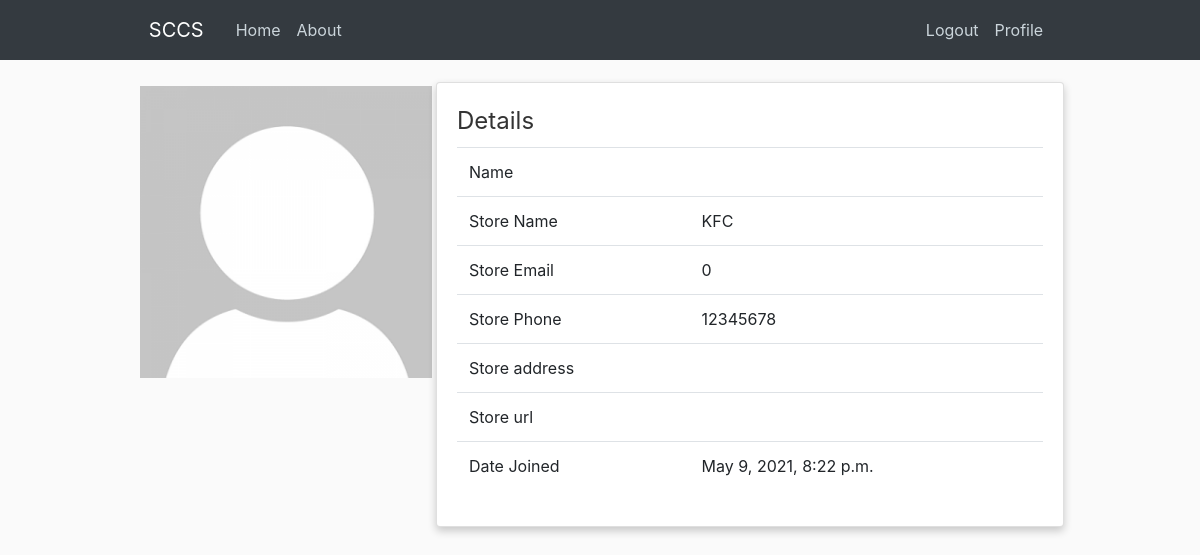
/uiweb/profile/ (signed in), run on an earlier commit of the app's database.
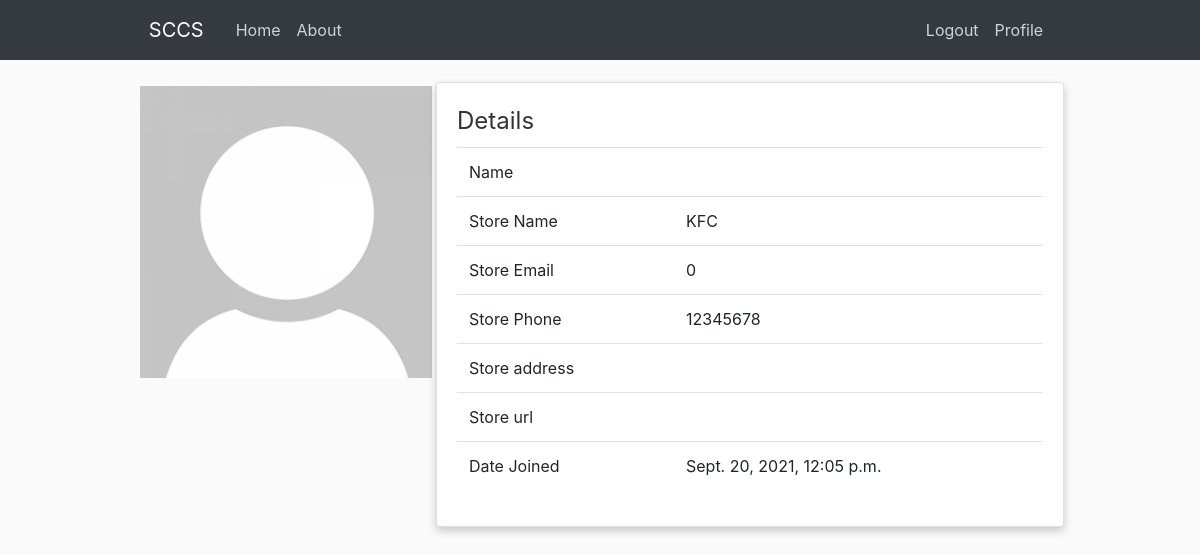
And on a later commit of the database.
### apidatabase/models.py (models this page shows, shortened)
class Store(models.Model):
    store_id  =  models.AutoField(primary_key=True)
    store_name = models.TextField(max_length=50)
    store_phone =  models.TextField(max_length=12, unique= True,default='0')
    password = models.CharField(max_length=30)
    store_capacity = models.PositiveIntegerField(default = 0)
    store_current_count = models.PositiveIntegerField(default = 0)
    store_url = models.URLField(max_length = 200)
    store_average_waiting_time_for_person = models.IntegerField(default=0)
    store_current_count = models.PositiveIntegerField(default = 0)
    slug = models.SlugField(unique=True)
    owner_first_name = models.CharField(max_length=30)
    owner_last_name = models.CharField(max_length=30)
    email = models.EmailField(max_length=100,default='0')
    store_address = models.CharField(max_length=100)
    registration_date = models.DateTimeField(auto_now_add=True)
    thermal_task_queue = models.IntegerField(default=0)
    thermal_state = models.IntegerField(default=0) # 0: wait, 1:pass, -1:fail
    vaccination_card = models.TextField() # store the card image in the form of json text
    class Meta:
        verbose_name_plural = 'stores'

### uiweb/views.py (the view)
# urls.py: path('profile/', views.profile, name = 'Profile'),
def profile(request):
    if 'user_id' in request.session:
        user_name = get_user(request)
        firstname = user_name.owner_first_name + "'s profile"
        name = user_name.owner_first_name + " " + user_name.owner_last_name
        store_name = user_name.store_name
        email = user_name.email
        phone = user_name.store_phone
        address = user_name.store_address
        url = user_name.store_url
        date_joined = user_name.registration_date
        context = {'name':name, 'store_name':store_name,'email':email,'phone':phone,'address':address,'url' : url, 'date_joined':date_joined}
    return render(request, 'uiweb/profile.html', {'context':context})

### uiweb/views.py (called while the page is built)
def get_user(request):
    user = Store.objects.get(store_id=request.session['user_id'])
    return user

### uiweb/templates/uiweb/profile.html (shortened to what this page needs)
{% load static%}
<!doctype html>
<html lang="en">
<head>
    <link rel="stylesheet" href="https://stackpath.bootstrapcdn.com/bootstrap/4.3.1/css/bootstrap.min.css"
>
    <link rel="stylesheet" type="text/css" href="{% static 'uiweb/main.css' %}">
</head>
<body>
    <header class="site-header">
        <nav class="navbar fixed-top navbar-expand-md navbar-dark bg-dark">
            <div class="container">
                <a class="navbar-brand mr-4" href="{% url 'Home_Page' %}">SCCS</a>
                <div class="collapse navbar-collapse" id="navbarToggle">
                    <div class="navbar-nav mr-auto">
                        <a class="nav-item nav-link" href="{% url 'Home_Page' %}">Home</a>
                        <a class="nav-item nav-link" href="{% url 'About_Page' %}">About</a>
                    </div>
                    <div class="navbar-nav">
                        <a class="nav-item nav-link" href="{% url 'Logout' %}">Logout</a>
                        <a class="nav-item nav-link" href="{% url 'Profile' %}">Profile</a>
                    </div>
                </div>
            </div>
        </nav>
    </header>
    <div class="container">
        <img class="d-block" style="width: 300px; height: 300px ; padding : 4px " src="{% static 'uiweb/dummyprofilepic.png' %}" alt="Profile picture">
        <div class="card card-body">
            <legend>Details</legend>
            <table class="table table-hover">
                <tr>
                    <td>Name</td>
                    <td>{{context.name}}</td>
                </tr>
                <tr>
                    <td>Store Name</td>
                    <td>{{context.store_name}}</td>
                </tr>
                <tr>
                    <td>Store Email</td>
                    <td>{{context.email}}</td>
                </tr>
                <tr>
                    <td>Store Phone</td>
                    <td>{{context.phone}}</td>
                </tr>
                <tr>
                    <td>Store address</td>
                    <td>{{context.address}}</td>
                </tr>
                <tr>
                    <td>Store url</td>
                    <td>{{context.url}}</td>
                </tr>
                <tr>
                    <td>Date Joined</td>
                    <td>{{context.date_joined}}</td>
                </tr>
            </table>
        </div>
</body>
</html>

What changed in the data, as far as the page shows it:
changed Store "KFC": date_joined "May 9, 2021, 8:22 p.m." → "Sept. 20, 2021, 12:05 p.m."
